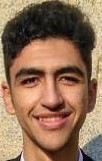
#> input picture AgeGenderClassification/Examples/Seif.jpg, 102 x 161 px, given as the content of the folder me/t1/AgeGenderClassification/../Data/Gender_Kaggle/Training, which was not available
$ python Train_Gender.py
#> lines starting #> are read from the running program, lines starting #| are printed output that depends on the picture; pictures that were not available may be replaced by others from this repository, and a replacement may not be noted
### AgeGenderClassification/DatasetLoading.py
# Boilerplate to Enable Relative imports when calling the file directly
# [7 lines that do not run on import are left out]

import os
import cv2
from . import FeaturesExtraction
from . import Preprocessing


def load_Gender_Kaggle_dataset(selected_feature="LPQ", type="Validation", cleaned=True):
    """Loads the Kaggle Gender Dataset

    Args:
        selected_feature (str, optional): selected feature for extraction if None feature List is returned empty. Defaults to "LPQ".
        type (str, optional): Load Either Training or Validation Datasets. Defaults to "Validation".
        cleaned (bool, optional): Load clean version instead of regular. Defaults to "True".

    Returns:
        Tuple(features, labels, image_paths): Features, Labels, and Image Paths of the dataset
    """
#> called with selected_feature = 'LPQ', type = 'Training', cleaned = False

    # Check data set type
    path_to_dataset = os.path.join(os.path.dirname(
        __file__), "../Data/Gender_Kaggle/Validation")
    if type == "Training":
        path_to_dataset = os.path.join(os.path.dirname(
            __file__), "../Data/Gender_Kaggle/Training")

    # If cleaned
    if cleaned:
        path_to_dataset = os.path.join(os.path.dirname(
            __file__), "../Data/new_Gender_Kaggle/Validation")
        if type == "Training":
            path_to_dataset = os.path.join(os.path.dirname(
                __file__), "../Data/new_Gender_Kaggle/Training")


    # Initialize Variables
    features = []
    labels = []
    image_paths = []
    directoriesNames = os.listdir(path_to_dataset)

    # Loop over directories and get Images
    count = 0
    for directory in directoriesNames:
        for i, fn in enumerate(os.listdir(os.path.join(path_to_dataset, directory))):
            # Increase count
            count += 1

            # Add Label
            labels.append(directory)

            # Extract path
            path = os.path.join(path_to_dataset, directory, fn)
            image_paths.append(path)

            # Extract Image features
            if selected_feature != None:
                img = cv2.imread(path, cv2.IMREAD_GRAYSCALE)
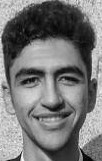
#> img: shape (161, 102); min 0, max 251, mean 118.8
                img = Preprocessing.preprocess_image(img)
#> in hist_equalize, `equalized = exposure.equalize_adapthist(image)`:
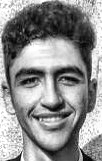
#> equalized: shape (161, 102) float64; min 0, max 1, mean 0.558
                features.append(FeaturesExtraction.extract_features(
                    img, feature=selected_feature))

            # Show progress for debugging purposes
            if count % 500 == 0:
                print(
                    F"Gender Kaggle {type} Dataset: Finished Reading {count}")

    return features, labels, image_paths


# [138 lines left out: functions load_UTK_AgeGender_dataset, load_FGNET_Age_dataset, get_age_label, not called in this run]

### AgeGenderClassification/Preprocessing.py
import cv2
from skimage import exposure

# [11 lines left out: function convert_to_gray_scale, not called in this run]


def resize_image(image, size= (120,120)):
    """Resizes Image to desired Size

    Args:
        image (image): Image to resize
        size (tuple, optional): size of returned image. Defaults to (120,120).

    Returns:
        image: Resized Image
    """
#> called with size = (80, 80)
    resized = cv2.resize(image,size)
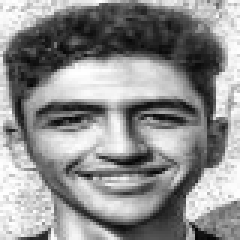
#> resized: shape (80, 80) float64 (shown 3 times larger); min 0.016, max 1, mean 0.558
    return resized

def hist_equalize(image):
    """Histogram equalization for image

    Args:
        image (_type_): Image to do the hostogram equalization

    Returns:
        image: Equalized Image
    """
    # equalized = cv2.equalizeHist(image)
    equalized = exposure.equalize_adapthist(image)
    return equalized


def preprocess_image(img):
    """Preprocess image

    Args:
        img (Image): Image to preprocess

    Returns:
        Image: Preprocessed Image
    """

    preprocessed = hist_equalize(img)
    preprocessed = resize_image(preprocessed, (80,80))

    return preprocessed

### AgeGenderClassification/FeaturesExtraction.py
from scipy.signal import convolve2d
import numpy as np
from skimage.feature import local_binary_pattern
import cv2

def extract_LPQ(img, winSize=5, bins=256):
    """Extract LPQ

    Args:
        img (image): Image to extract from
        winSize (int, optional): Size of Fourier Transform Window. Defaults to 5.

    Returns:
        np.array: Histogram values of LPQ for Image
    """
#> called with winSize = 5, bins = 256

    # Convert np.image to double
    img = np.float64(img)
    # Calculate radius from window size
    radius = int(winSize / 2 - 0.5)
    # Form spatial coordinates in window
    filters_shape = np.arange(-radius, radius+1)[np.newaxis]

    # Create Filters
    filter_one = np.ones_like(filters_shape)
    filter_two = np.exp(-2*np.pi*filters_shape * (1/winSize)*1j)
    filter_three = np.conj(filter_two)

    # Run filters to compute the frequency response in the four points
    temp_img_filter_two = convolve2d(img, filter_two.T, 'valid')
    temp_img_filter_one = convolve2d(img, filter_one.T, 'valid')
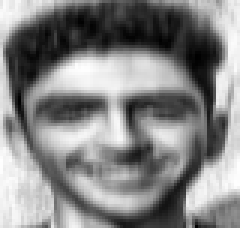
#> temp_img_filter_one: shape (76, 80) float64 (shown 3 times larger); min 0.388, max 4.95, mean 2.77; drawn with min black and max white
    fourier_response_one = convolve2d(temp_img_filter_one, filter_two, 'valid')
    fourier_response_two = convolve2d(temp_img_filter_two, filter_one, 'valid')
    fourier_response_three = convolve2d(
        temp_img_filter_two, filter_two, 'valid')
    fourier_response_four = convolve2d(
        temp_img_filter_two, filter_three, 'valid')

    # Initilize frequency domain matrix for four frequency coordinates.
    stacked_fourier_response = np.dstack([fourier_response_one.real, fourier_response_one.imag,
                                          fourier_response_two.real, fourier_response_two.imag,
                                          fourier_response_three.real, fourier_response_three.imag,
                                          fourier_response_four.real, fourier_response_four.imag])

    # Perform quantization and compute LPQ codewords
    inds = np.arange(stacked_fourier_response.shape[2])[
        np.newaxis, np.newaxis, :]
    calculated_LPQ = ((stacked_fourier_response > 0)*(2**inds)).sum(2)
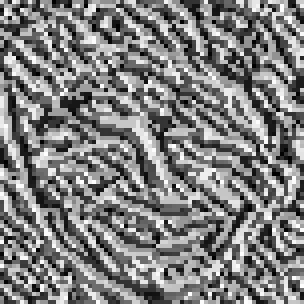
#> calculated_LPQ: shape (76, 76) int64 (shown 4 times larger); min 0, max 255, mean 127.4

    # Normalize histogram
    calculated_LPQ = np.histogram(calculated_LPQ.flatten(), bins=bins)[0]
#> calculated_LPQ = 256 values, max 79 at index 53, min 3 at index 129, mean 22.56
    calculated_LPQ = calculated_LPQ/calculated_LPQ.sum()
#> calculated_LPQ = 256 values, max 0.0137 at index 53, min 0.000519 at index 129, mean 0.00391

    return calculated_LPQ


# [62 lines left out: functions extract_LBP, localLBP, localLPQ, not called in this run]


def extract_features(img, feature="LPQ"):
    """Extracts Features of an image

    Args:
        img (Image): Greyscale image to extract from
        feature (str, optional): Type of feature to extract. Defaults to "LPQ".

    Returns:
        List: feature
    """
    if feature == 'LPQ':
        return extract_LPQ(img, winSize=5)
    elif feature == 'LBP':
        return extract_LBP(img, radius=3, eps=1e-7)
    elif feature == 'localLBP':
        return localLBP(img)
    elif feature == 'localLPQ':
        return localLPQ(img)
    return None

### AgeGenderClassification/Train_Gender.py
"""
Imports
"""
# Boilerplate to Enable Relative imports when calling the file directly
if (__name__ == '__main__' and __package__ is None) or __package__ == '':
    import sys
    from pathlib import Path

    file = Path(__file__).resolve()
    sys.path.append(str(file.parents[3]))
    __package__ = '.'.join(file.parent.parts[len(file.parents[3].parts):])

import numpy as np
from sklearn.model_selection import train_test_split
from sklearn.metrics import accuracy_score, confusion_matrix, f1_score
from sklearn import svm
import random
import pickle
from . import DatasetLoading
from datetime import datetime


"""
Global Variables
"""

random_seed = 1
random.seed(random_seed)
np.random.seed(random_seed)

classifiers = {
    # SVM with gaussian kernel
    'SVM': svm.SVC(random_state=random_seed, kernel="rbf", probability=True),
}

"""
Functions
"""

# [61 lines left out: function k_fold_validation, not called in this run]


def train_classifier(used_classifier, selected_feature="LPQ"):
    """Trains the model on the selected dataset

    Args:
        used_classifier (string): Name of Sklearn Model to use
        selected_feature (str, optional): Feature to extract. Defaults to "LPQ"._

    Returns:
        Any: Trained SKlearn model selected
    """

    # Load dataset with extracted features
    print('Loading dataset and extract features. This will take time ...')
    features, labels, image_paths = DatasetLoading.load_Gender_Kaggle_dataset(
        selected_feature=selected_feature, type="Training", cleaned=False)
#> features = 1 item; labels = ['Seif.jpg']; image_paths = 1 item
    # features, labels, image_paths = DatasetLoading.load_UTK_AgeGender_dataset(selected_feature=selected_feature,label="gender", age_range=(20,50))
    print('Finished loading dataset.')

    # Split Dataset to train and test for model fitting
#> (the run stopped early here; a loop or call above may not have finished)
